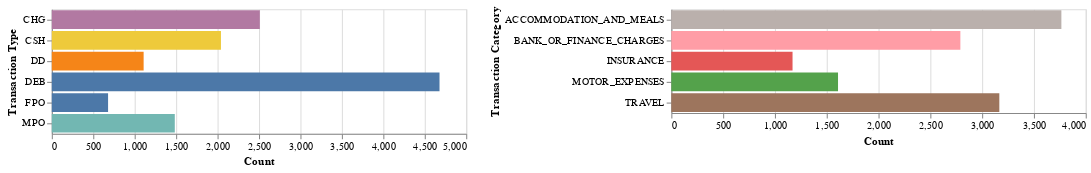

Source (notebook cell):
### Markdown cell above
- Graphically visualise dataset distributions

### Code cell
print("Combined data distributions ---")
show_graphs(combined_df)

### Figure 1 — Vega-Lite specification as saved in the notebook (floating-point values rounded to 4 significant figures)
{"config": {"view": {"continuousWidth": 400, "continuousHeight": 300}}, "hconcat": [{"data": {"name": "data-25ac36a31a582b1b48180bbbc4780290"}, "mark": "bar", "encoding": {"color": {"type": "nominal", "field": "bank_transaction_type", "legend": null}, "x": {"type": "quantitative", "field": "bank_transaction_type", "title": "Count"}, "y": {"type": "nominal", "field": "index", "title": "Transaction Type"}}}, {"data": {"name": "data-207eb89b064d0a232a9c34fd0ccd694c"}, "mark": "bar", "encoding": {"color": {"type": "nominal", "field": "bank_transaction_category", "legend": null}, "x": {"type": "quantitative", "field": "bank_transaction_category", "title": "Count"}, "y": {"type": "nominal", "field": "index", "title": "Transaction Category"}}}], "$schema": "https://vega.github.io/schema/vega-lite/v4.8.1.json", "datasets": {"data-25ac36a31a582b1b48180bbbc4780290": [{"index": "DEB", "bank_transaction_type": 4678}, {"index": "CHG", "bank_transaction_type": 2510}, {"index": "CSH", "bank_transaction_type": 2041}, {"index": "MPO", "bank_transaction_type": 1484}, {"index": "DD", "bank_transaction_type": 1108}, {"index": "FPO", "bank_transaction_type": 679}], "data-207eb89b064d0a232a9c34fd0ccd694c": [{"index": "ACCOMMODATION_AND_MEALS", "bank_transaction_category": 3765}, {"index": "TRAVEL", "bank_transaction_category": 3166}, {"index": "BANK_OR_FINANCE_CHARGES", "bank_transaction_category": 2790}, {"index": "MOTOR_EXPENSES", "bank_transaction_category": 1609}, {"index": "INSURANCE", "bank_transaction_category": 1170}]}}
